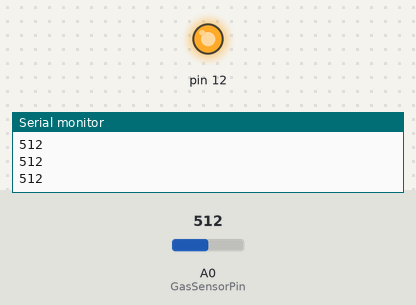
A sketch run on a simulated Arduino Uno, built with avr-gcc and run on an emulated ATmega328P. On the bench: output pins drawn as LEDs (lit = HIGH), the last lines printed to the serial monitor. The test bench sets the inputs (shaded band); at power-on: A0 (GasSensorPin) = 512.

Above: at 1.2 s.
1.3 s: A0 (GasSensorPin) set to 23
2.8 s: A0 (GasSensorPin) set to 18
At 3.6 s:
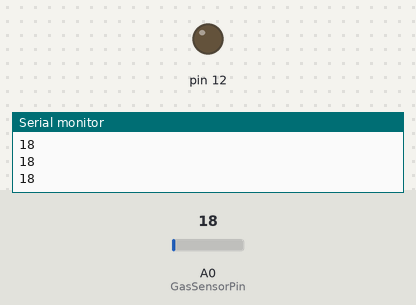
4.4 s: A0 (GasSensorPin) set to 122
At 4.9 s:
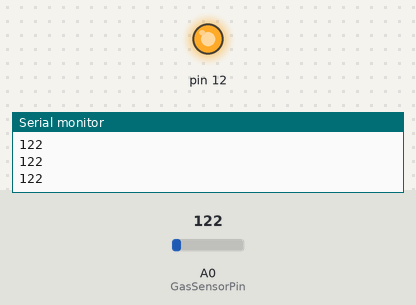
6.0 s: A0 (GasSensorPin) set to 10
At 7.5 s:
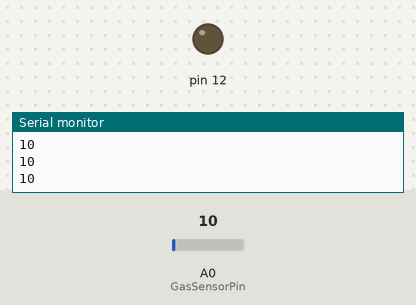
Timing chart, 0 to 8.6 s (numbered marks = the images above; inputs shaded):
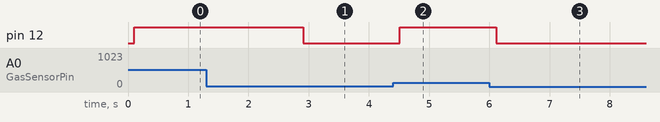

Measured:
- the behaviour switches between 21 and 20 on A0 (GasSensorPin) (found by bisection; images 0 and 1)
- after the input at 2.8 s, pin 12: HIGH → LOW after 0.11 s
- after the input at 4.4 s, pin 12: LOW → HIGH after 0.11 s
- after the input at 6.0 s, pin 12: HIGH → LOW after 0.12 s

The sketch:

gas_sensor.ino
```cpp
int sensorValue;
int GasSensorPin = 0;   //Gas Sensor Connection
void setup()
{
 Serial.begin(9600);      // sets the serial port to 9600
 pinMode(12,OUTPUT);
}
void loop()
{
int a = analogRead(GasSensorPin);       // read analog input pin 0
 Serial.println(a, DEC);  // prints the value read
 delay(100);                        // wait 100ms for next reading
 if(a>20)
 {
  digitalWrite(12,HIGH);
 }
 else
 {
  digitalWrite(12,LOW);
 }
}
```
